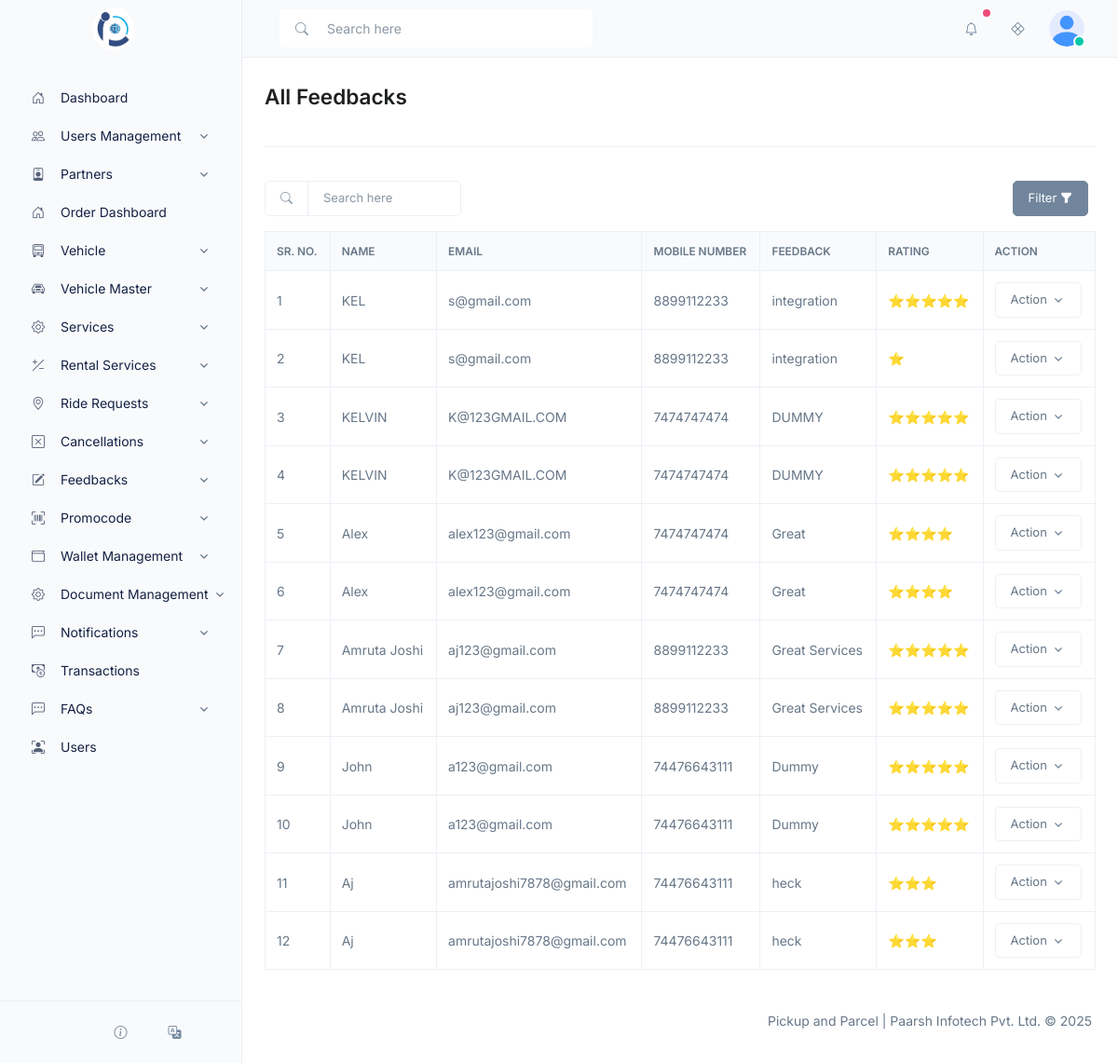
The page /view-feedback.php on the database its author committed.
### tables this page shows
CREATE TABLE `feedback` (
  `id` int(11) NOT NULL,
  `name` varchar(100) NOT NULL,
  `email` varchar(150) NOT NULL,
  `phone` varchar(20) NOT NULL,
  `feedback` text NOT NULL,
  `rating` int(11) DEFAULT NULL CHECK (`rating` between 1 and 5),
  `created_at` timestamp NOT NULL DEFAULT current_timestamp()
);

### view-feedback.php (the view, shortened to what this page needs)
<?php
require_once __DIR__ . "/header.php";
require_once "db.php";
$result = $conn->query("SELECT * FROM feedback ORDER BY created_at DESC");
?>
<div class="content container-fluid">
    <div class="page-header">
        <div class="row align-items-center">
            <div class="col">
                <h1 class="page-header-title"><?= translate('all_feedbacks') ?></h1>
            </div>
        </div>
    </div>
    <div class="row g-3 mb-3">
        <div class="col-12 col-md-3">
            <div class="input-group input-group-sm">
                <div class="input-group-text">
                    <i class="bi-search"></i>
                </div>
                <input type="search" class="form-control billing-table-search" placeholder="Search here">
            </div>
        </div>
        <div class="col-12 col-md-6 offset-md-3">
            <div class="d-flex align-items-center gap-2">
                <button class="btn btn-sm btn-secondary ms-md-auto" data-bs-toggle="modal"
                    data-bs-target="#transactionfilterModal">
                    Filter <i class="bi bi-funnel-fill"></i>
                </button>
            </div>
        </div>
    </div>
    <div class="table-responsive">
        <table id="data-table" class="table table-bordered table-nowrap table-align-middle">
            <thead class="thead-light" align="left">
                <tr>
                    <th><?= translate('sr_no') ?></th>
                    <th><?= translate('name') ?></th>
                    <th><?= translate('email') ?></th>
                    <th><?= translate('mobile_no') ?></th>
                    <th><?= translate('feedback') ?></th>
                    <th><?= translate('rating') ?></th>
                    <th><?= translate('action') ?></th>
                </tr>
            </thead>
            <tbody>
                <?php
                $sr = 1;
                while ($row = $result->fetch_assoc()):
                ?>
                <tr
                    data-rating="<?= $row['rating'] ?>"
                    data-name="<?= strtolower(htmlspecialchars($row['name'], ENT_QUOTES, 'UTF-8')) ?>"
                    data-email="<?= strtolower(htmlspecialchars($row['email'], ENT_QUOTES, 'UTF-8')) ?>"
                    data-mobile="<?= strtolower(htmlspecialchars($row['phone'], ENT_QUOTES, 'UTF-8')) ?>"
                >
                    <td><?= $sr++ ?></td>
                    <td><?= htmlspecialchars($row["name"]) ?></td>
                    <td><?= htmlspecialchars($row["email"]) ?></td>
                    <td><?= htmlspecialchars($row["phone"]) ?></td>
                    <td><?= htmlspecialchars($row["feedback"]) ?></td>
                    <td><?= str_repeat("⭐", $row["rating"]) ?></td>
                    <td>
                        <div class="dropdown">
                            <button class="btn btn-sm btn-white dropdown-toggle" type="button" data-bs-toggle="dropdown" aria-expanded="false">
                                <?= translate('action') ?>
                            </button>
                        </div>
                    </td>
                </tr>
                <?php endwhile; ?>
            </tbody>
        </table>
    </div>
</div>
<?php require_once __DIR__ . '/footer.php'; ?>

### assets/css/main.css (style rules this page uses)
:root { --scroll-thumb: rgba(189, 197, 209, .6); --scroll-track: rgba(189, 197, 209, .15); --scroll-size: .6125rem; }
* { scroll-behavior: smooth; scrollbar-width: thin; scrollbar-color: var(--scroll-thumb) var(--scroll-track); }

### header.php (style rules this page uses)
* { transition: unset !important; }

### rows shown on the page
feedback: name "KEL", email "s@gmail.com", phone "8899112233", feedback "integration", rating "⭐⭐⭐⭐⭐"
feedback: name "KEL", email "s@gmail.com", phone "8899112233", feedback "integration", rating "⭐"
feedback: name "KELVIN", email "K@123GMAIL.COM", phone "7474747474", feedback "DUMMY", rating "⭐⭐⭐⭐⭐"
feedback: name "KELVIN", email "K@123GMAIL.COM", phone "7474747474", feedback "DUMMY", rating "⭐⭐⭐⭐⭐"
feedback: name "Alex", email "alex123@gmail.com", phone "7474747474", feedback "Great", rating "⭐⭐⭐⭐"
feedback: name "Alex", email "alex123@gmail.com", phone "7474747474", feedback "Great", rating "⭐⭐⭐⭐"
feedback: name "Amruta Joshi", email "aj123@gmail.com", phone "8899112233", feedback "Great Services", rating "⭐⭐⭐⭐⭐"
feedback: name "Amruta Joshi", email "aj123@gmail.com", phone "8899112233", feedback "Great Services", rating "⭐⭐⭐⭐⭐"
feedback: name "John", email "a123@gmail.com", phone "74476643111", feedback "Dummy", rating "⭐⭐⭐⭐⭐"
feedback: name "John", email "a123@gmail.com", phone "74476643111", feedback "Dummy", rating "⭐⭐⭐⭐⭐"
feedback: name "Aj", email "amrutajoshi7878@gmail.com", phone "74476643111", feedback "heck", rating "⭐⭐⭐"
feedback: name "Aj", email "amrutajoshi7878@gmail.com", phone "74476643111", feedback "heck", rating "⭐⭐⭐"

### other values the page prints
translate('all_feedbacks') "All Feedbacks"
translate('sr_no') "SR. NO."
translate('name') "NAME"
translate('email') "EMAIL"
translate('mobile_no') "MOBILE NUMBER"
translate('feedback') "FEEDBACK"
translate('rating') "RATING"
translate('action') "ACTION"
translate('title') "Pickup and Parcel"
translate('paarsh') "Paarsh Infotech Pvt. Ltd."
